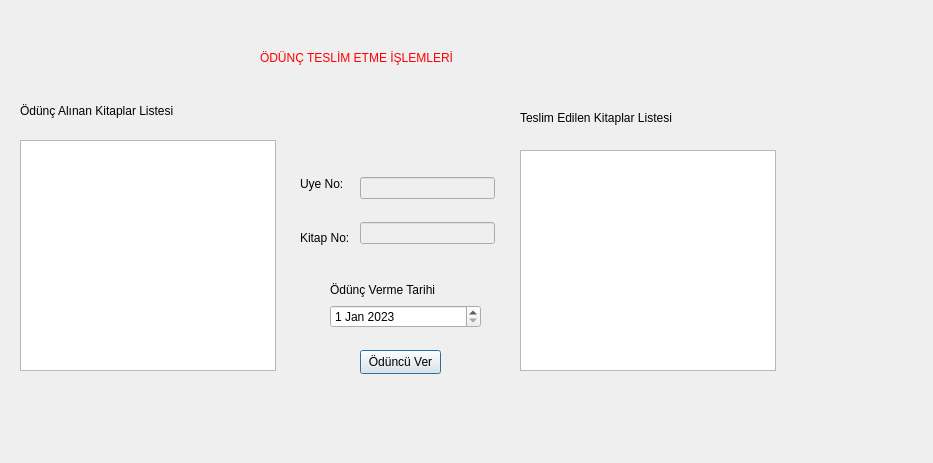
<?xml version="1.0" encoding="UTF-8"?>
<ui version="4.0">
 <class>oduncverme</class>
 <widget class="QDialog" name="oduncverme">
  <property name="geometry">
   <rect>
    <x>0</x>
    <y>0</y>
    <width>933</width>
    <height>463</height>
   </rect>
  </property>
  <property name="windowTitle">
   <string>Dialog</string>
  </property>
  <widget class="QLabel" name="label">
   <property name="geometry">
    <rect>
     <x>20</x>
     <y>100</y>
     <width>191</width>
     <height>21</height>
    </rect>
   </property>
   <property name="styleSheet">
    <string notr="true">font: 700 10pt &quot;Segoe UI&quot;;</string>
   </property>
   <property name="text">
    <string>Ödünç Alınan Kitaplar Listesi</string>
   </property>
  </widget>
  <widget class="QTableView" name="tw_oduncAlinan">
   <property name="geometry">
    <rect>
     <x>20</x>
     <y>140</y>
     <width>256</width>
     <height>231</height>
    </rect>
   </property>
  </widget>
  <widget class="QPushButton" name="btn_oduncVer">
   <property name="geometry">
    <rect>
     <x>360</x>
     <y>350</y>
     <width>81</width>
     <height>24</height>
    </rect>
   </property>
   <property name="styleSheet">
    <string notr="true">font: 700 10pt &quot;Segoe UI&quot;;</string>
   </property>
   <property name="text">
    <string>Ödüncü Ver</string>
   </property>
  </widget>
  <widget class="QLabel" name="label_2">
   <property name="geometry">
    <rect>
     <x>520</x>
     <y>110</y>
     <width>191</width>
     <height>16</height>
    </rect>
   </property>
   <property name="styleSheet">
    <string notr="true">font: 700 10pt &quot;Segoe UI&quot;;</string>
   </property>
   <property name="text">
    <string>Teslim Edilen Kitaplar Listesi</string>
   </property>
  </widget>
  <widget class="QTableView" name="tw_teslimEdilen">
   <property name="geometry">
    <rect>
     <x>520</x>
     <y>150</y>
     <width>256</width>
     <height>221</height>
    </rect>
   </property>
  </widget>
  <widget class="QWidget" name="layoutWidget">
   <property name="geometry">
    <rect>
     <x>360</x>
     <y>160</y>
     <width>135</width>
     <height>101</height>
    </rect>
   </property>
   <layout class="QVBoxLayout" name="verticalLayout">
    <item>
     <widget class="QLineEdit" name="le_uyeNo">
      <property name="enabled">
       <bool>false</bool>
      </property>
     </widget>
    </item>
    <item>
     <widget class="QLineEdit" name="le_kitapNo">
      <property name="enabled">
       <bool>false</bool>
      </property>
     </widget>
    </item>
   </layout>
  </widget>
  <widget class="QWidget" name="layoutWidget">
   <property name="geometry">
    <rect>
     <x>300</x>
     <y>160</y>
     <width>60</width>
     <height>101</height>
    </rect>
   </property>
   <layout class="QVBoxLayout" name="verticalLayout_2">
    <item>
     <widget class="QLabel" name="label_3">
      <property name="styleSheet">
       <string notr="true">font: 700 10pt &quot;Segoe UI&quot;;</string>
      </property>
      <property name="text">
       <string>Uye No:</string>
      </property>
     </widget>
    </item>
    <item>
     <widget class="QLabel" name="label_4">
      <property name="styleSheet">
       <string notr="true">font: 700 10pt &quot;Segoe UI&quot;;</string>
      </property>
      <property name="text">
       <string>Kitap No:</string>
      </property>
     </widget>
    </item>
   </layout>
  </widget>
  <widget class="QWidget" name="layoutWidget">
   <property name="geometry">
    <rect>
     <x>330</x>
     <y>280</y>
     <width>151</width>
     <height>48</height>
    </rect>
   </property>
   <layout class="QVBoxLayout" name="verticalLayout_3">
    <item>
     <widget class="QLabel" name="label_5">
      <property name="styleSheet">
       <string notr="true">font: 700 10pt &quot;Segoe UI&quot;;</string>
      </property>
      <property name="text">
       <string>Ödünç Verme Tarihi</string>
      </property>
     </widget>
    </item>
    <item>
     <widget class="QDateEdit" name="dateEdit">
      <property name="date">
       <date>
        <year>2023</year>
        <month>1</month>
        <day>1</day>
       </date>
      </property>
     </widget>
    </item>
   </layout>
  </widget>
  <widget class="QLabel" name="label_6">
   <property name="geometry">
    <rect>
     <x>260</x>
     <y>50</y>
     <width>261</width>
     <height>16</height>
    </rect>
   </property>
   <property name="styleSheet">
    <string notr="true">font: 700 12pt &quot;Segoe UI&quot;;
color: rgb(255, 0, 0);</string>
   </property>
   <property name="text">
    <string>ÖDÜNÇ TESLİM ETME İŞLEMLERİ</string>
   </property>
  </widget>
 </widget>
 <resources/>
 <connections/>
</ui>
